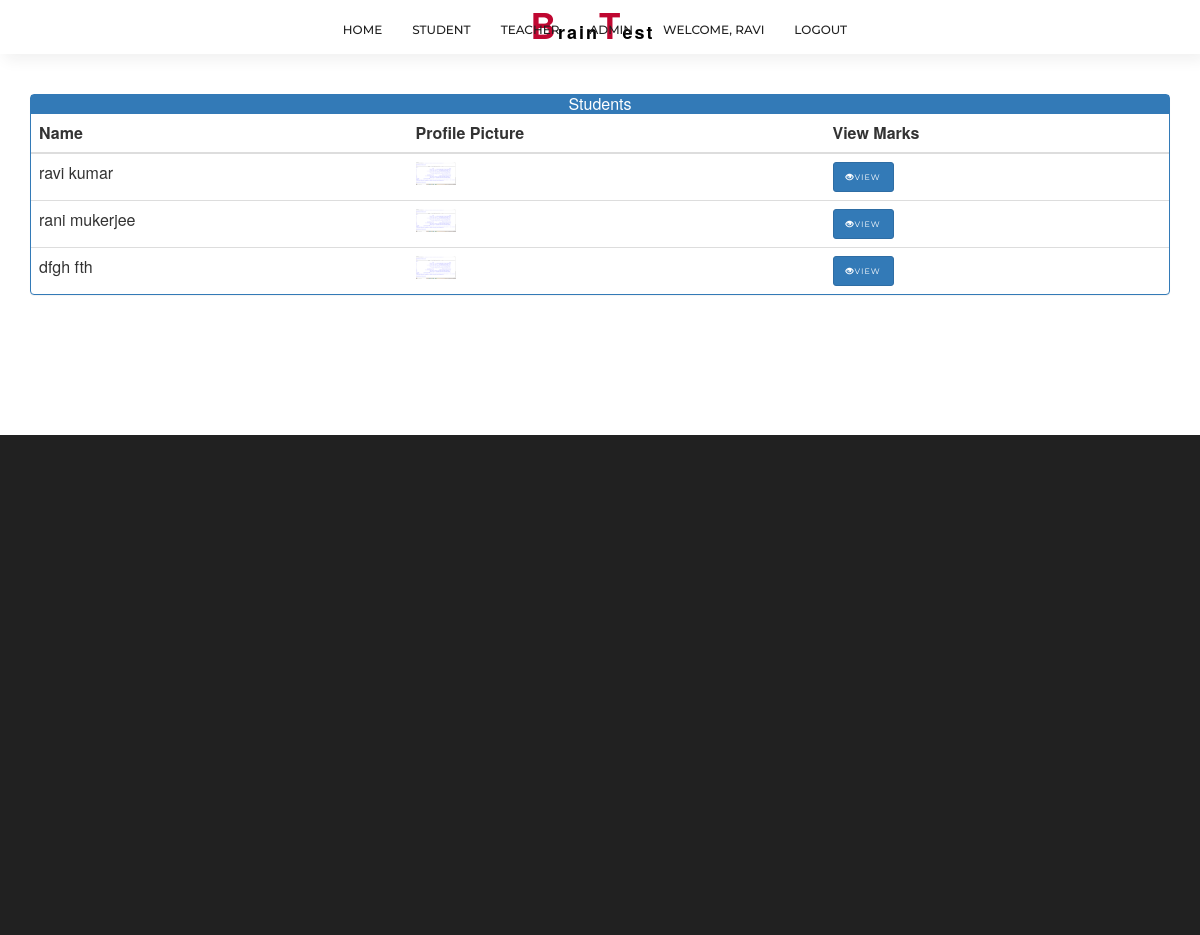
The page /admin-view-student-marks (signed in) on the database its author committed.
### student/models.py (models this page shows, shortened)
class Student(models.Model):
    user=models.OneToOneField(User,on_delete=models.CASCADE)
    profile_pic= models.ImageField(upload_to='Student/',null=True,blank=True)
    address = models.CharField(max_length=40)
    mobile = models.CharField(max_length=20,null=False)
    @property
    def get_name(self):
        return self.user.first_name+" "+self.user.last_name

### quiz/views.py (the view)
# urls.py: path('admin-view-student-marks', views.admin_view_student_marks_view, name='admin-view-student-marks'),
@login_required(login_url='adminlogin')
def admin_view_student_marks_view(request):
    students= SMODEL.Student.objects.all()
    return render(request,'admin/admin_view_student_marks.html',{'students':students})

### templates/admin/admin_view_student_marks.html (shortened to what this page needs)
{% extends 'base.html' %}
{% load static %}
{% block content %}
{% load widget_tweaks %}
<head>
  <link href="//netdna.bootstrapcdn.com/bootstrap/3.0.0/css/bootstrap.min.css" rel="stylesheet" id="bootstrap-css">
</head>
<br><br>
<div class="container">
  <div class="panel panel-primary">
    <div class="panel-heading">
      <h6 class="panel-title">Students</h6>
    </div>
    <table class="table table-hover" id="dev-table">
      <thead>
        <tr>
          <th>Name</th>
          <th>Profile Picture</th>
          <th>View Marks</th>
        </tr>
      </thead>
      {% for t in students %}
      <tr>
        <td> {{t.get_name}}</td>
        <td> <img src="{{t.profile_pic.url }}" alt="Profile Pic" height="40px" width="40px" /></td>
        <td><a class="btn btn-primary btn-xs" href="{% url 'admin-view-marks' t.id  %}"><span class="glyphicon glyphicon-eye-open"></span>View</a></td>
      </tr>
      {% endfor %}
    </table>
  </div>
</div>
<br><br><br><br><br><br>
{% endblock %}

### templates/base.html (shortened to what this page needs)
{% load static %}
<html lang="en">
<head>
<link rel="stylesheet" href="{% static 'assets/css/master.css' %}">
<link rel="stylesheet" href="{% static 'assets/css/responsive.css' %}">
<link rel="stylesheet" type="{% static 'text/css" href="revolution/css/settings.css' %}">
<link rel="stylesheet" type="{% static 'text/css" href="revolution/css/layers.css' %}">
<link rel="stylesheet" type="{% static 'text/css" href="revolution/css/navigation.css' %}">
</head>
<body>
<div class="wrapper">
  <nav class="navbar navbar-default brand-center bootsnav on no-full">
    <div class="container">
      <div class="navbar-header">
        <a class="navbar-brand textlogo" href="/"><span>B</span>rain<span>T</span>est</a>
      </div>
      <div class="collapse navbar-collapse" id="navbar-menu">
        <ul class="nav navbar-nav navbar-left" data-in="fadeIn" data-out="fadeOut">
          <li class="dropdown megamenu-fw"> <a href="/" data-toggle="dropdown">Home</a>
          </li>
          <li class="dropdown"> <a href="#" class="dropdown-toggle" data-toggle="dropdown">
           Student
          </a>
          </li>
          <li class="dropdown"> <a href="#" class="dropdown-toggle" data-toggle="dropdown">Teacher</a>
          </li>
          <li class="dropdown"> <a href="#" class="dropdown-toggle" data-toggle="dropdown">Admin</a>
          </li>
          <li class="dropdown megamenu-fw"> <a href="/" data-toggle="dropdown">
            {% if user.is_authenticated %}
            Welcome, {{user.username}}
            {%endif%}
          </a>
          </li>
          {% if user.is_authenticated %}
                <li class="nav-item">
                  <a class="nav-link" href="/logout">Logout</a>
                </li>
                {% endif %}
        </ul>
      </div>
    </div>
  </nav>
  {% block content %}{% endblock %}
  <section class="dark-bg">
    <div class="container">
        <div class="row">
            <div class="col-md-12 col-sm-10 col-xs-10 centerize-col text-center social-icons-style-02">
              <ul class="md-icon">
                <li><a class="fb" href="#."><i class="icofont icofont-social-facebook"></i></a></li>
                <li><a class="tw" href="#."><i class="icofont icofont-social-twitter"></i></a></li>
                <li><a class="be" href="#."><i class="icofont icofont-social-behance"></i></a></li>
                <li><a class="in" href="#."><i class="icofont icofont-social-linkedin"></i></a></li>
                <li><a class="yt" href="#."><i class="icofont icofont-social-youtube"></i></a></li>
              </ul>
            </div>
        </div>
    </div>
  </section>
</div>
</body>
</html>

### quiz/static/assets/css/bootsnav.css (style rules this page uses)
nav.bootsnav .dropdown.megamenu-fw { position: static; }
nav.bootsnav .container { position: relative; }
nav.navbar.bootsnav { margin-bottom: 0; -moz-border-radius: 0px; -webkit-border-radius: 0px; -o-border-radius: 0px; border-radius: 0px; border: none; z-index: 998; background: #fff; min-height: 40px; -webkit-transition: all .3s ease; transition: all .3s ease; box-shadow: 5px 5px 15px 0 rgba(31, 31, 31, 0.07); border-bottom:1px solid rgba(255, 255, 255, 0.15); }
nav.navbar.bootsnav ul.nav > li > a { color: #212121; background-color: transparent; outline: none; margin-bottom: -2px; text-transform: uppercase; font-family: 'Montserrat', sans-serif; font-size: 12px; font-weight: 500; }
body { -webkit-transition: all 0.3s ease-in-out; -moz-transition: all 0.3s ease-in-out; -o-transition: all 0.3s ease-in-out; -ms-transition: all 0.3s ease-in-out; transition: all 0.3s ease-in-out; }
@media (min-width: 1024px) { nav.navbar.bootsnav ul.nav > li > a { padding: 20px 15px; } }
@media (min-width: 1024px) { nav.bootsnav.brand-center .navbar-header { display: block; width: 100%; position: absolute; text-align: center; top: 0; left: 0; } }
@media (min-width: 1024px) { nav.bootsnav.brand-center .navbar-brand { display: inline-block; float: none; } }
@media (min-width: 1024px) { nav.bootsnav.brand-center .navbar-collapse { text-align: center; display: inline-block; padding-left: 0; padding-right: 0; } }
@media (min-width: 1024px) { nav.bootsnav.brand-center ul.nav { float: none !important; margin-bottom: -5px !important; display: inline-block !important; } }

### templates/base.html (style rules this page uses)
.textlogo { font-size:3rem; line-height:3.5rem; font-weight:bold; color:black!important; letter-spacing:2px; }
.textlogo span { font-size:3.5rem; color:#BF0731; }
.dropdown a { text-transform:capitalize; }

### templates/admin/admin_view_student_marks.html (style rules this page uses)
a:link { text-decoration: none; }
h6 { text-align: center; }
.row { margin: 100px; }

### rows shown on the page
Student: get_name "ravi kumar", profile_pic (picture)
Student: get_name "rani mukerjee", profile_pic (picture)
Student: get_name "dfgh fth", profile_pic (picture)

### other values the page prints
{{ user.username }} "RAVI"
